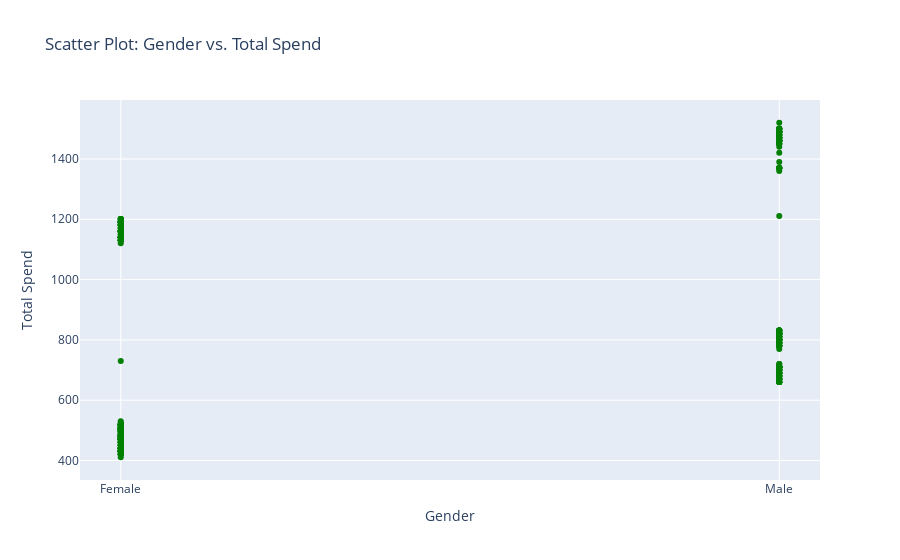

The code cell stored with this chart in its notebook:
### Markdown cell above
# Plotly

### Code cell
fig = go.Figure()

fig.add_trace(go.Scatter(x=df['Gender'], y=df['Total Spend'],
                         mode='markers',
                         marker=dict(color='green'),
                         text=df.index))  # Use index as hover text

fig.update_layout(title='Scatter Plot: Gender vs. Total Spend',
                  xaxis=dict(title='Gender'),
                  yaxis=dict(title='Total Spend'))

fig.show()

### Figure 1 — Plotly figure (JSON) as saved in the notebook; plotly's stock layout.template omitted (floating-point values rounded to 4 significant figures; data arrays with more than 128 entries replaced by an {"elided": "..."} marker saying what was removed)
{"data": [{"marker": {"color": "green"}, "mode": "markers", "text": {"elided": "350 int values"}, "type": "scatter", "x": {"elided": "350 str values"}, "y": {"elided": "350 float values"}}], "layout": {"title": {"text": "Scatter Plot: Gender vs. Total Spend"}, "xaxis": {"title": {"text": "Gender"}}, "yaxis": {"title": {"text": "Total Spend"}}}}
